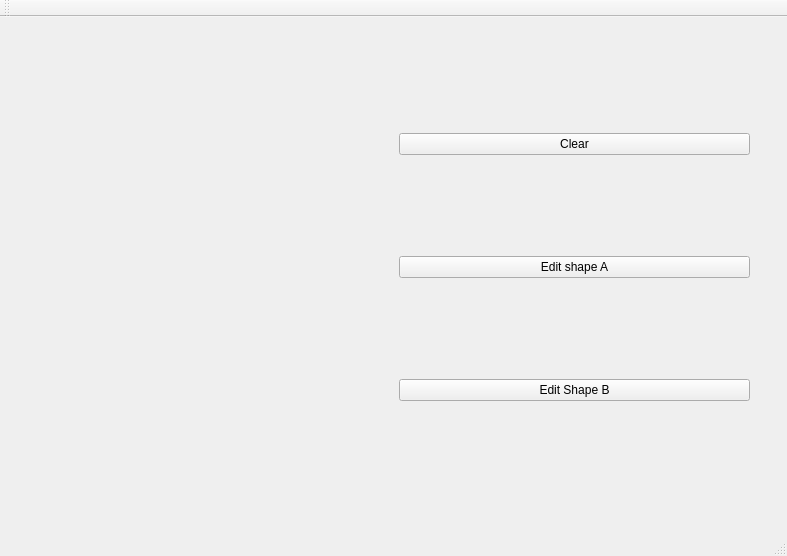
<?xml version="1.0" encoding="UTF-8"?>
<ui version="4.0">
 <class>MainWindow</class>
 <widget class="QMainWindow" name="MainWindow">
  <property name="geometry">
   <rect>
    <x>0</x>
    <y>0</y>
    <width>787</width>
    <height>556</height>
   </rect>
  </property>
  <property name="windowTitle">
   <string>MainWindow</string>
  </property>
  <widget class="QWidget" name="centralWidget">
   <widget class="QWidget" name="horizontalLayoutWidget">
    <property name="geometry">
     <rect>
      <x>30</x>
      <y>10</y>
      <width>731</width>
      <height>481</height>
     </rect>
    </property>
    <layout class="QHBoxLayout" name="horizontalLayout">
     <item>
      <widget class="PaletteEditor" name="canvas" native="true"/>
     </item>
     <item>
      <layout class="QGridLayout" name="gridLayout">
       <item row="2" column="0">
        <widget class="QPushButton" name="editBbutton">
         <property name="text">
          <string>Edit Shape B</string>
         </property>
        </widget>
       </item>
       <item row="0" column="0">
        <widget class="QPushButton" name="clearButton">
         <property name="text">
          <string>Clear</string>
         </property>
        </widget>
       </item>
       <item row="1" column="0">
        <widget class="QPushButton" name="editAbutton">
         <property name="text">
          <string>Edit shape A</string>
         </property>
        </widget>
       </item>
      </layout>
     </item>
    </layout>
   </widget>
  </widget>
  <widget class="QMenuBar" name="menuBar">
   <property name="geometry">
    <rect>
     <x>0</x>
     <y>0</y>
     <width>787</width>
     <height>17</height>
    </rect>
   </property>
  </widget>
  <widget class="QToolBar" name="mainToolBar">
   <attribute name="toolBarArea">
    <enum>TopToolBarArea</enum>
   </attribute>
   <attribute name="toolBarBreak">
    <bool>false</bool>
   </attribute>
  </widget>
  <widget class="QStatusBar" name="statusBar"/>
 </widget>
 <layoutdefault spacing="6" margin="11"/>
 <customwidgets>
  <customwidget>
   <class>PaletteEditor</class>
   <extends>QWidget</extends>
   <header location="global">paletteeditor.h</header>
   <container>1</container>
  </customwidget>
 </customwidgets>
 <resources/>
 <connections/>
</ui>
